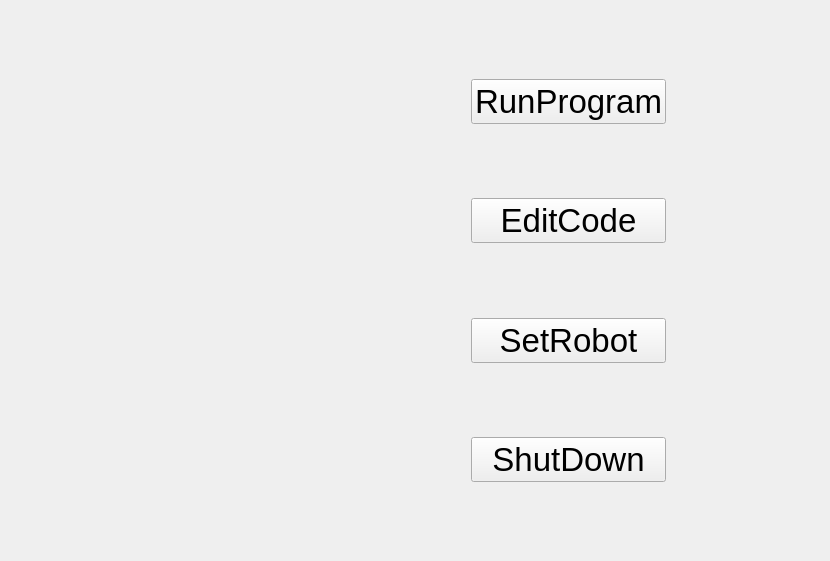
<?xml version="1.0" encoding="UTF-8"?>
<ui version="4.0">
 <class>BeginWgt</class>
 <widget class="QWidget" name="BeginWgt">
  <property name="geometry">
   <rect>
    <x>0</x>
    <y>0</y>
    <width>830</width>
    <height>561</height>
   </rect>
  </property>
  <property name="windowTitle">
   <string>Form</string>
  </property>
  <layout class="QHBoxLayout" name="horizontalLayout_2">
   <item>
    <layout class="QHBoxLayout" name="horizontalLayout">
     <item>
      <spacer name="horizontalSpacer">
       <property name="orientation">
        <enum>Qt::Horizontal</enum>
       </property>
       <property name="sizeHint" stdset="0">
        <size>
         <width>40</width>
         <height>20</height>
        </size>
       </property>
      </spacer>
     </item>
     <item>
      <spacer name="horizontalSpacer_2">
       <property name="orientation">
        <enum>Qt::Horizontal</enum>
       </property>
       <property name="sizeHint" stdset="0">
        <size>
         <width>40</width>
         <height>20</height>
        </size>
       </property>
      </spacer>
     </item>
     <item>
      <spacer name="horizontalSpacer_3">
       <property name="orientation">
        <enum>Qt::Horizontal</enum>
       </property>
       <property name="sizeHint" stdset="0">
        <size>
         <width>40</width>
         <height>20</height>
        </size>
       </property>
      </spacer>
     </item>
     <item>
      <layout class="QVBoxLayout" name="verticalLayout">
       <item>
        <spacer name="verticalSpacer">
         <property name="orientation">
          <enum>Qt::Vertical</enum>
         </property>
         <property name="sizeHint" stdset="0">
          <size>
           <width>20</width>
           <height>40</height>
          </size>
         </property>
        </spacer>
       </item>
       <item>
        <widget class="QPushButton" name="runProgramBtn">
         <property name="font">
          <font>
           <pointsize>25</pointsize>
          </font>
         </property>
         <property name="text">
          <string>RunProgram</string>
         </property>
        </widget>
       </item>
       <item>
        <spacer name="verticalSpacer_2">
         <property name="orientation">
          <enum>Qt::Vertical</enum>
         </property>
         <property name="sizeHint" stdset="0">
          <size>
           <width>20</width>
           <height>40</height>
          </size>
         </property>
        </spacer>
       </item>
       <item>
        <widget class="QPushButton" name="editCodeBtn">
         <property name="font">
          <font>
           <pointsize>25</pointsize>
          </font>
         </property>
         <property name="text">
          <string>EditCode</string>
         </property>
        </widget>
       </item>
       <item>
        <spacer name="verticalSpacer_3">
         <property name="orientation">
          <enum>Qt::Vertical</enum>
         </property>
         <property name="sizeHint" stdset="0">
          <size>
           <width>20</width>
           <height>40</height>
          </size>
         </property>
        </spacer>
       </item>
       <item>
        <widget class="QPushButton" name="setRobotBtn">
         <property name="font">
          <font>
           <pointsize>25</pointsize>
          </font>
         </property>
         <property name="text">
          <string>SetRobot</string>
         </property>
        </widget>
       </item>
       <item>
        <spacer name="verticalSpacer_4">
         <property name="orientation">
          <enum>Qt::Vertical</enum>
         </property>
         <property name="sizeHint" stdset="0">
          <size>
           <width>20</width>
           <height>40</height>
          </size>
         </property>
        </spacer>
       </item>
       <item>
        <widget class="QPushButton" name="shutDownBtn">
         <property name="font">
          <font>
           <pointsize>25</pointsize>
          </font>
         </property>
         <property name="text">
          <string>ShutDown</string>
         </property>
        </widget>
       </item>
       <item>
        <spacer name="verticalSpacer_5">
         <property name="orientation">
          <enum>Qt::Vertical</enum>
         </property>
         <property name="sizeHint" stdset="0">
          <size>
           <width>20</width>
           <height>40</height>
          </size>
         </property>
        </spacer>
       </item>
      </layout>
     </item>
     <item>
      <spacer name="horizontalSpacer_4">
       <property name="orientation">
        <enum>Qt::Horizontal</enum>
       </property>
       <property name="sizeHint" stdset="0">
        <size>
         <width>40</width>
         <height>20</height>
        </size>
       </property>
      </spacer>
     </item>
    </layout>
   </item>
  </layout>
 </widget>
 <resources/>
 <connections/>
</ui>
